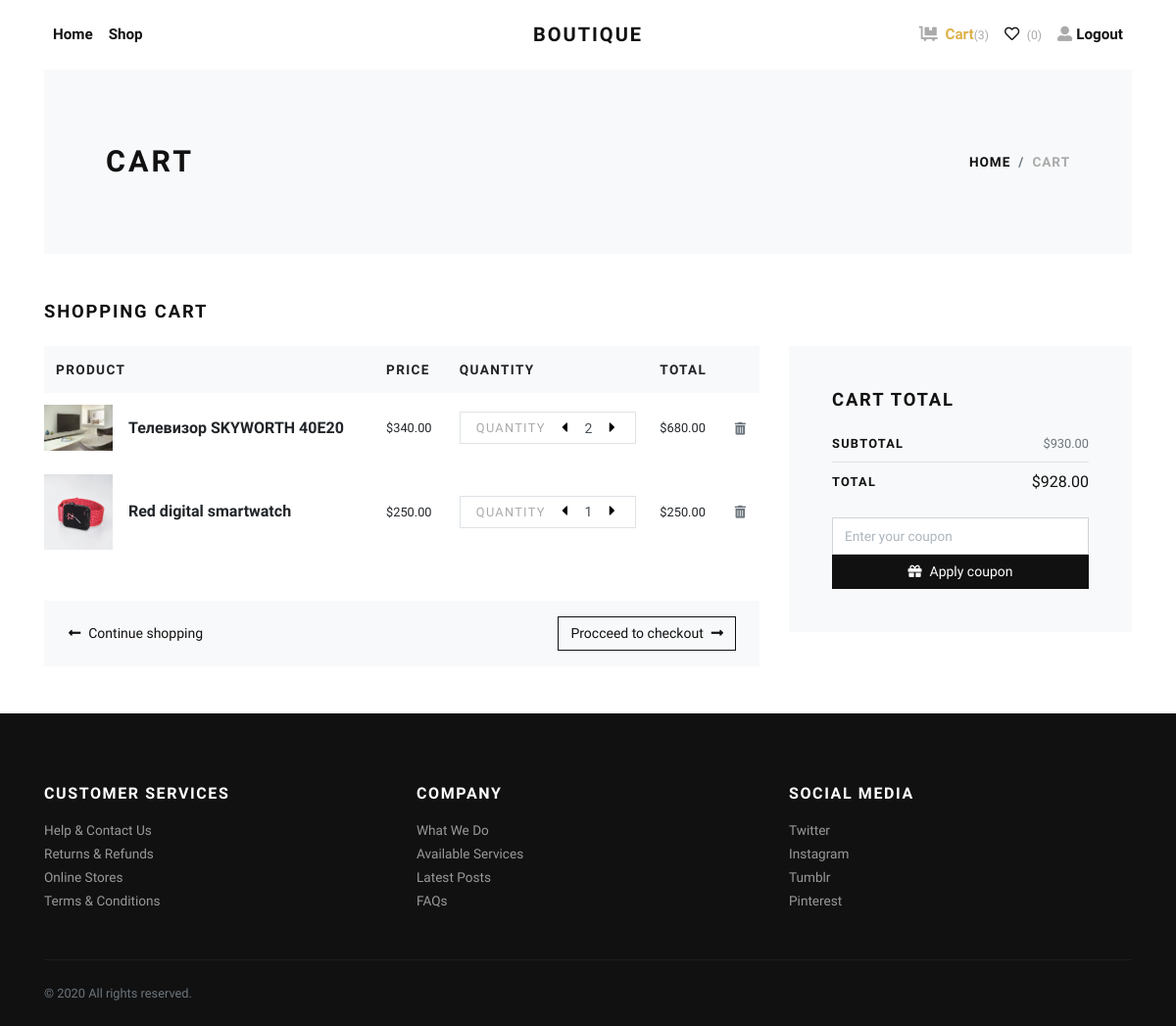
The app's page /cart/ (signed in) with its own data.
### products/models.py (models this page shows, shortened)
class Customer(models.Model):
    user = models.OneToOneField(
        User, on_delete=models.CASCADE, null=True, blank=True)
    full_name = models.CharField(max_length=200, null=True)
    email = models.CharField(max_length=200, null=True)

class Order(models.Model):
    customer = models.ForeignKey(
        Customer, on_delete=models.CASCADE)
    coupon = models.ForeignKey(
        Coupon, on_delete=models.SET_NULL, blank=True, null=True)
    complete = models.BooleanField(default=False)
    @property
    def get_cart_total(self):
        order_items = self.orderitem_set.all()
        total = sum([item.get_total for item in order_items])
        return total
    @property
    def get_cart_items(self):
        order_items = self.orderitem_set.all()
        total = sum([item.quantity for item in order_items])
        return total
    @property
    def get_coupon(self):
        if self.coupon:
            return True
        return False

class OrderItem(models.Model):
    product = models.ForeignKey(
        Product, on_delete=models.CASCADE)
    order = models.ForeignKey(
        Order, on_delete=models.SET_NULL, blank=True, null=True)
    quantity = models.IntegerField(default=0, null=True, blank=True)
    date_added = models.DateTimeField(auto_now_add=True)
    @property
    def get_total(self):
        total = self.product.price * self.quantity
        return total

class Product(models.Model):
    PRODUCT_STATUS = (
        (None, 'NONE'),
        ('danger', 'SOLD'),
        ('primary', 'SALE'),
        ('info', 'NEW'),
    )
    name = models.CharField(max_length=200)
    price = models.FloatField()
    image = models.ImageField(upload_to='products')
    about = models.TextField()
    sku = models.IntegerField(default=0)
    brand = models.ForeignKey(Brand, on_delete=models.CASCADE)
    category = models.ForeignKey(Category, on_delete=models.CASCADE)
    type = models.ManyToManyField(Type)
    description = RichTextField()
    status = models.CharField(
        choices=PRODUCT_STATUS,
        default=None, max_length=10,
        null=True, blank=True
    )
    stars = models.IntegerField(
        validators=[
            MinValueValidator(0),
            MaxValueValidator(5)]
    )
    completed = models.BooleanField(default=False)
    @property
    def image_url(self):
        try:
            url = self.image.url
        except Exception as err:
            url = ""
            print(err)
        return url

class Coupon(models.Model):
    code = models.CharField(max_length=20)
    discount = models.IntegerField()

### products/views.py (the view)
# urls.py: path('cart/', views.Cart.as_view(), name="cart"),
class Cart(TemplateView, GetOrder):
    template_name = 'products/cart.html'
    def get_context_data(self, **kwargs):
        context = super(Cart, self).get_context_data()
        context['active'] = 'cart'
        return context
    @method_decorator(login_required(login_url='/users/login'))
    def dispatch(self, *args, **kwargs):
        return super().dispatch(*args, **kwargs)

### products/templates/products/cart.html (shortened to what this page needs)
{% extends 'base.html' %}
{% load static %}
{% block content %}
    <div class="page-holder">
        {% include 'include/navbar.html' %}
        <div class="container">
            <section class="py-5 bg-light">
                <div class="container">
                    <div class="row px-4 px-lg-5 py-lg-4 align-items-center">
                        <div class="col-lg-6">
                            <h1 class="h2 text-uppercase mb-0">Cart</h1>
                        </div>
                        <div class="col-lg-6 text-lg-right">
                            <nav aria-label="breadcrumb">
                                <ol class="breadcrumb justify-content-lg-end mb-0 px-0">
                                    <li class="breadcrumb-item"><a href="{% url 'products:home' %}">Home</a></li>
                                    <li class="breadcrumb-item active" aria-current="page">Cart</li>
                                </ol>
                            </nav>
                        </div>
                    </div>
                </div>
            </section>
            <section class="py-5">
                <h2 class="h5 text-uppercase mb-4">Shopping cart</h2>
                <div class="row">
                    <div class="col-lg-8 mb-4 mb-lg-0">
                        <div class="table-responsive mb-4">
                            <table class="table">
                                <thead class="bg-light">
                                <tr>
                                    <th class="border-0" scope="col"><strong
                                            class="text-small text-uppercase">Product</strong></th>
                                    <th class="border-0" scope="col"><strong
                                            class="text-small text-uppercase">Price</strong></th>
                                    <th class="border-0" scope="col"><strong
                                            class="text-small text-uppercase">Quantity</strong></th>
                                    <th class="border-0" scope="col"><strong
                                            class="text-small text-uppercase">Total</strong></th>
                                    <th class="border-0" scope="col"></th>
                                </tr>
                                </thead>
                                <tbody>
                                {% for item in view.get_item %}
                                    <tr>
                                        <th class="pl-0 border-0" scope="row">
                                            <div class="media align-items-center"><a
                                                    class="reset-anchor d-block animsition-link" href="{% url 'products:detail' item.product.id %}"><img
                                                    src="{{ item.product.image_url }}" alt="..." width="70"/></a>
                                                <div class="media-body ml-3"><strong class="h6"><a
                                                        class="reset-anchor animsition-link"
                                                        href="{% url 'products:detail' item.product.id %}">{{ item.product.name }}</a></strong></div>
                                            </div>
                                        </th>
                                        <td class="align-middle border-0">
                                            <p class="mb-0 small">${{ item.product.price|floatformat:2 }}</p>
                                        </td>
                                        <td class="align-middle border-0">
                                            <div class="border d-flex align-items-center justify-content-between px-3"><span
                                                    class="small text-uppercase text-gray headings-font-family">Quantity</span>
                                                <div class="quantity">
                                                    <button class="dec-btn p-0"><i class="fas fa-caret-left"></i>
                                                    </button>
                                                    <input class="form-control form-control-sm border-0 shadow-0 p-0"
                                                           type="text" value="{{ item.quantity }}"/>
                                                    <button class="inc-btn p-0"><i class="fas fa-caret-right"></i>
                                                    </button>
                                                </div>
                                            </div>
                                        </td>
                                        <td class="align-middle border-0">
                                            <p class="mb-0 small">${{ item.get_total|floatformat:2 }}</p>
                                        </td>
                                        <td class="align-middle border-0"><a class="reset-anchor" href="#"><i
                                                class="fas fa-trash-alt small text-muted"></i></a></td>
                                    </tr>
                                {% endfor %}
                                </tbody>
                            </table>
                        </div>
                        <div class="bg-light px-4 py-3">
                            <div class="row align-items-center text-center">
                                <div class="col-md-6 mb-3 mb-md-0 text-md-left"><a
                                        class="btn btn-link p-0 text-dark btn-sm" href="{% url 'products:shop' %}"><i
                                        class="fas fa-long-arrow-alt-left mr-2"> </i>Continue shopping</a></div>
                                <div class="col-md-6 text-md-right"><a class="btn btn-outline-dark btn-sm"
                                                                       href="{% url 'products:checkout' %}">Procceed to
                                    checkout<i
                                            class="fas fa-long-arrow-alt-right ml-2"></i></a></div>
                            </div>
                        </div>
                    </div>
                    <div class="col-lg-4">
                        <div class="card border-0 rounded-0 p-lg-4 bg-light">
                            <div class="card-body">
                                <h5 class="text-uppercase mb-4">Cart total</h5>
                                <ul class="list-unstyled mb-0">
                                    <li class="d-flex align-items-center justify-content-between"><strong
                                            class="text-uppercase small font-weight-bold">Subtotal</strong><span
                                            class="text-muted small">
                                        ${{ view.get_order.get_cart_total|floatformat:2 }}
                                    </span>
                                    </li>
                                    <li class="border-bottom my-2"></li>
                                    <li class="d-flex align-items-center justify-content-between mb-4"><strong
                                            class="text-uppercase small font-weight-bold">Total</strong><span>
                                        ${{ view.get_coupon|floatformat:2 }}
                                    </span>
                                    </li>
                                    <li>
                                        <form action="{% url 'products:coupon' %}" method="POST">
                                            <div class="form-group mb-0">
                                                <input name="coupon" class="form-control" type="text" placeholder="Enter your coupon">
                                                <button class="btn btn-dark btn-sm btn-block" type="submit"><i
                                                        class="fas fa-gift mr-2"></i>Apply coupon
                                                </button>
                                            </div>
                                        </form>
                                    </li>
                                </ul>
                            </div>
                        </div>
                    </div>
                </div>
            </section>
        </div>
        {% include 'include/footer.html' %}
    </div>
{% endblock %}

### products/templates/include/navbar.html (shortened to what this page needs)
<header class="header bg-white">
    <div class="container px-0 px-lg-3">
        <nav class="navbar navbar-expand-lg navbar-light py-3 px-lg-0"><a class="navbar-brand"
                href="{% url 'products:home' %}"><span
                    class="font-weight-bold text-uppercase text-dark">Boutique</span></a>
            <div class="collapse navbar-collapse" id="navbarSupportedContent">
                <ul class="navbar-nav mr-auto">
                    <li class="nav-item">
                        <a class="nav-link {% if active == 'home' %}active{% endif %}"
                            href="{% url 'products:home' %}">Home</a>
                    </li>
                    <li class="nav-item">
                        <a class="nav-link {% if active == 'shop' %}active{% endif %}"
                            href="{% url 'products:shop' %}">Shop</a>
                    </li>
                </ul>
                <ul class="navbar-nav ml-auto">
                    {% if request.user.is_authenticated %}
                    <li class="nav-item">
                        <a class="nav-link {% if active == 'cart' %}active{% endif %}" href="{% url 'products:cart' %}">
                            <i class="fas fa-dolly-flatbed mr-1 text-gray"></i>
                            Cart<small class="text-gray">({{ view.get_cart_item }})</small>
                        </a>
                    </li>
                    <li class="nav-item">
                        <a class="nav-link" href="">
                            <i class="far fa-heart mr-1"></i>
                            <small class="text-gray">(0)</small>
                        </a>
                    </li>
                    <li class="nav-item">
                        <a class="nav-link" href="{% url 'users:logout' %}"> <i
                                class="fas fa-user-alt mr-1 text-gray"></i>Logout
                        </a>
                    </li>
                    {% endif %}
                </ul>
            </div>
        </nav>
    </div>
</header>

### records on screen
OrderItem: product.image_url (picture), product.name "Телевизор SKYWORTH 40E20", product.price "340.00", quantity "2", get_total "680.00"
OrderItem: product.image_url (picture), product.name "Red digital smartwatch", product.price "250.00", quantity "1", get_total "250.00"

### other values on screen
{{ view.get_cart_item }} "3"
{{ view.get_order.get_cart_total|floatformat:2 }} "930.00"
{{ view.get_coupon|floatformat:2 }} "928.00"
